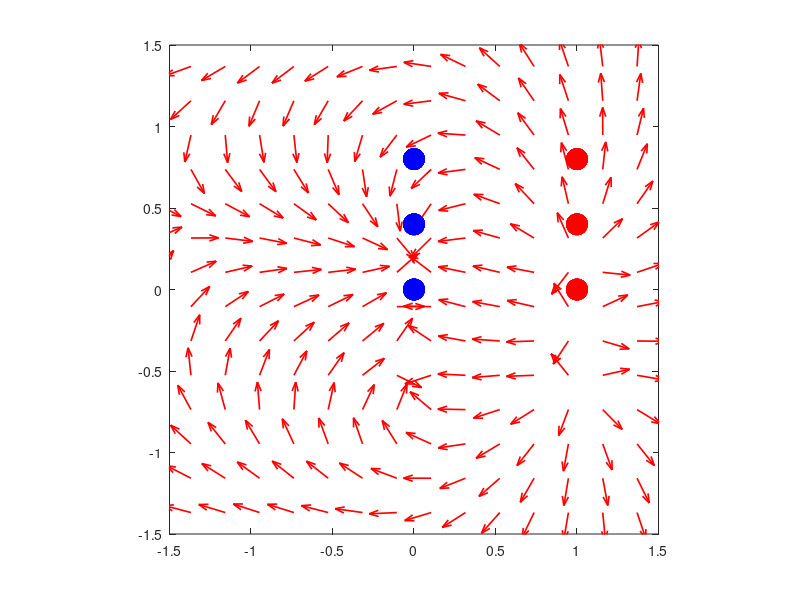

MATLAB code to generate this figure:
% Crear grid
clc; clear; close all; % Limpiar la consola, las variables y las figuras
N=20; % Número de puntos en cada dimensión
minX=-2; maxX=+2; % Valores mínimos y máximos de x
minY=-2; maxY=+2; % Valores mínimos y máximos de y
x=linspace(minX,maxX,N); % Generar valores de x
y=linspace(minY,maxY,N); % Generar valores de y
[xG,yG]=meshgrid(x,y); % Crear una cuadrícula de puntos en el espacio 2D

NQn = 3;
NQp = 3;

% Información de carga negativa
% xCn = ones(1, NQn);
% yCn = linspace(0, (NQn-1)*a, NQn);
xCn = 0; % Coordenada x de la partícula negativa
yCn = 0; % Coordenada y de la partícula negativa
Qn = -20; % Carga negativa de la partícula

% Posición de la partícula positiva
xCp =1; % Coordenada x de la partícula positiva
yCp = 0; % Coordenada y de la partícula positiva
Qp = 20; % Carga positiva de la partícula

% Posición de la partícula central
xC = 0; % Coordenada x de la partícula central
yC = 0; % Coordenada y de la partícula central

% Ancho de las partículas
a=0.4; % Ancho de la partícula
aParticula=0.1; % Ancho de la partícula central

% Constantes
eps0 = 8.85e-12; % Permitividad del espacio libre
kC = 1/(4*pi*eps0); % Constante de Coulomb


% Graficar la flecha
% figure();

% % Graficar la partícula central
% h=rectangle('Position',[xC-aParticula/2,yC-aParticula/2,aParticula,aParticula],'curvature',[1 1]); 
% set(h,'Facecolor',[0 0 0],'Edgecolor',[0 0 1]);

u = zeros(size(xG));
v = zeros(size(yG));

% Graficar la partícula negativa
for i=1:NQn
    for j=1:NQn
        Rx = xG - xCn; % Componente x de la distancia entre cada punto y la partícula negativa
        Ry = yG - yCn - (a * j-1); % Componente y de la distancia entre cada punto y la partícula negativa
        R = sqrt(Rx.^2 + Ry.^2).^3; % Distancia entre cada punto y la partícula negativa
        Ex = kC .* Qn .* Rx ./ R; % Componente x del campo eléctrico debido a la partícula negativa
        Ey = kC .* Qn .* Ry ./ R; % Componente y del campo eléctrico debido a la partícula negativa
        
        u = u + Ex;
        v = v + Ey;
    end
end

% Graficar la partícula positiva
for i=1:NQp
    for j=1:NQp
        Rx = xG - xCp; % Componente x de la distancia entre cada punto y la partícula positiva
        Ry = yG - yCp - (a * j-1); % Componente y de la distancia entre cada punto y la partícula positiva
        R = sqrt(Rx.^2 + Ry.^2).^3; % Distancia entre cada punto y la partícula positiva
        Ex = Ex + kC .* Qp .* Rx ./ R; % Componente x del campo eléctrico debido a la partícula positiva
        Ey = Ey + kC .* Qp .* Ry ./ R; % Componente y del campo eléctrico debido a la partícula positiva
        u = u + Ex;
        v = v + Ey;
    end
end

E = sqrt(u.^2 + v.^2); % Magnitud del campo eléctrico en cada punto

% Componentes u y v
u = u./E; % Componente x del vector unitario del campo eléctrico
v = v./E; % Componente y del vector unitario del campo eléctrico

% Graficar las flechas
% u_avg = mean(u(:)); % Componente x promedio del vector unitario del campo eléctrico
% v_avg = mean(v(:)); % Componente y promedio del vector unitario del campo eléctrico

figure();
quiver(xG, yG, u, v, 'autoscalefactor', 0.6, 'color', [1 0 0], 'linewidth', 1.2);
hold on;

for i=1:NQn
    for j=1:NQn
        plot(xCn * ones(1, NQn) , yCn + a * (0:NQn-1), 'bo', 'MarkerSize', 15, 'MarkerFaceColor', 'b'); % Cargas negativas
        plot(xCp * ones(1, NQp), yCp + a * (0:NQp-1), 'ro', 'MarkerSize', 15, 'MarkerFaceColor', 'r'); % Cargas positivas
    end
end
axis([-1.5 1.5 -1.5 1.5]);
axis equal;
box on;

% % Cálculo del Campo Eléctrico => Partícula Central 2
% magnitudDeCargas = sqrt(Qn^2 + Qp^2); % Magnitud de las cargas
% d = sqrt((xCn - xCp)^2 + (yCn - yCp)^2); % Distancia entre las partículas negativa y positiva
% p = magnitudDeCargas*d; % Producto de la magnitud de las cargas y la distancia
% % Punto medio
% xm = (xCn + xCp)/2; % Coordenada x del punto medio
% ym = (yCn + yCp)/2; % Coordenada y del punto medio

% % Distancia desde el punto medio hasta la partícula central
% r = sqrt((xC - xm)^2 + (yC - ym)^2); % Distancia entre el punto medio y la partícula central
% vectorPosicionR = (xC - xm) + (yC - ym); % Vector de posición desde el punto medio hasta la partícula central
% magnitudDeR = sqrt((xC - xm)^2 + (yC - ym)^2); % Magnitud del vector de posición
% vectorUnitarioR = vectorPosicionR/magnitudDeR; % Vector unitario en la dirección del vector de posición
% % Campo eléctrico de la partícula central
% E = (kC * (2*p/(r^2)) * vectorUnitarioR); % Campo eléctrico en la partícula central

% % Graficar las flechas
% % u_avg = mean(u(:)); % Componente x promedio del vector unitario del campo eléctrico
% % v_avg = mean(v(:)); % Componente y promedio del vector unitario del campo eléctrico

% h=quiver(xC, yC, u_avg*3, v_avg*3, 'Color', 'blue', 'LineWidth', 2, 'MaxHeadSize', 1.5); % Graficar la flecha en la partícula central
% set(h,'color',[0 0 1],'linewidth',1.2);
% axis equal;
% box on
% hold off;

% % Campo eléctrico de la partícula central
% disp("Coordenadas de la partícula central:"); % Mostrar las coordenadas de la partícula central
% disp("x: " + xC);
% disp("y: " + yC);
% disp("Campo eléctrico de la partícula central:"); % Mostrar el campo eléctrico en la partícula central
% disp("E: " + E + "N/C");
